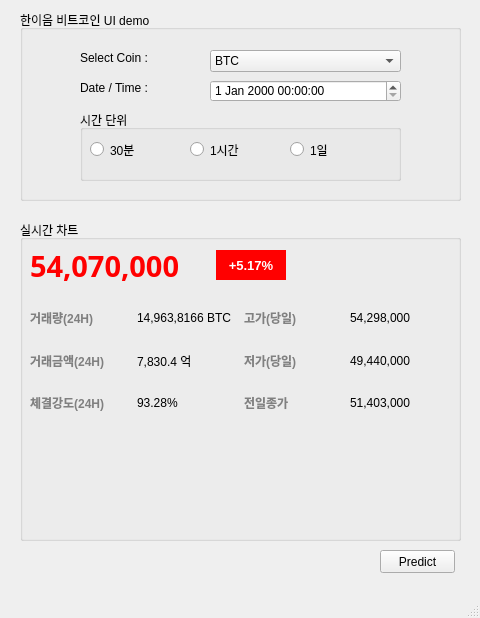
<?xml version="1.0" encoding="UTF-8"?>
<ui version="4.0">
 <class>MainWindow</class>
 <widget class="QMainWindow" name="MainWindow">
  <property name="geometry">
   <rect>
    <x>0</x>
    <y>0</y>
    <width>480</width>
    <height>618</height>
   </rect>
  </property>
  <property name="windowTitle">
   <string>MainWindow</string>
  </property>
  <widget class="QWidget" name="centralwidget">
   <widget class="QGroupBox" name="groupBox">
    <property name="geometry">
     <rect>
      <x>20</x>
      <y>10</y>
      <width>441</width>
      <height>191</height>
     </rect>
    </property>
    <property name="title">
     <string>한이음 비트코인 UI demo</string>
    </property>
    <widget class="QLabel" name="label_SelectCoin">
     <property name="geometry">
      <rect>
       <x>60</x>
       <y>40</y>
       <width>101</width>
       <height>16</height>
      </rect>
     </property>
     <property name="text">
      <string>Select Coin :</string>
     </property>
    </widget>
    <widget class="QLabel" name="label_DateTime">
     <property name="geometry">
      <rect>
       <x>60</x>
       <y>70</y>
       <width>91</width>
       <height>16</height>
      </rect>
     </property>
     <property name="text">
      <string>Date / Time :</string>
     </property>
    </widget>
    <widget class="QDateTimeEdit" name="dateTimeEdit">
     <property name="geometry">
      <rect>
       <x>190</x>
       <y>70</y>
       <width>191</width>
       <height>22</height>
      </rect>
     </property>
    </widget>
    <widget class="QComboBox" name="SelectCoincomboBox">
     <property name="geometry">
      <rect>
       <x>190</x>
       <y>40</y>
       <width>191</width>
       <height>22</height>
      </rect>
     </property>
     <item>
      <property name="text">
       <string>BTC</string>
      </property>
     </item>
     <item>
      <property name="text">
       <string>ETH</string>
      </property>
     </item>
    </widget>
    <widget class="QGroupBox" name="groupBox_UnittoTime">
     <property name="geometry">
      <rect>
       <x>60</x>
       <y>100</y>
       <width>321</width>
       <height>71</height>
      </rect>
     </property>
     <property name="title">
      <string>시간 단위</string>
     </property>
     <widget class="QRadioButton" name="UnitofTime_Button_m">
      <property name="geometry">
       <rect>
        <x>10</x>
        <y>30</y>
        <width>108</width>
        <height>19</height>
       </rect>
      </property>
      <property name="text">
       <string>30분</string>
      </property>
     </widget>
     <widget class="QRadioButton" name="UnitofTime_Button_h">
      <property name="geometry">
       <rect>
        <x>110</x>
        <y>30</y>
        <width>108</width>
        <height>19</height>
       </rect>
      </property>
      <property name="text">
       <string>1시간</string>
      </property>
     </widget>
     <widget class="QRadioButton" name="UnitofTime_Button_d">
      <property name="geometry">
       <rect>
        <x>210</x>
        <y>30</y>
        <width>108</width>
        <height>19</height>
       </rect>
      </property>
      <property name="text">
       <string>1일</string>
      </property>
     </widget>
    </widget>
   </widget>
   <widget class="QGroupBox" name="groupBox_3">
    <property name="geometry">
     <rect>
      <x>20</x>
      <y>220</y>
      <width>441</width>
      <height>321</height>
     </rect>
    </property>
    <property name="title">
     <string>실시간 차트</string>
    </property>
    <widget class="QWidget" name="layoutWidget">
     <property name="geometry">
      <rect>
       <x>10</x>
       <y>20</y>
       <width>421</width>
       <height>51</height>
      </rect>
     </property>
     <layout class="QHBoxLayout" name="horizontalLayout">
      <item>
       <widget class="QLabel" name="Current_Price_Label">
        <property name="minimumSize">
         <size>
          <width>180</width>
          <height>0</height>
         </size>
        </property>
        <property name="maximumSize">
         <size>
          <width>16777215</width>
          <height>100</height>
         </size>
        </property>
        <property name="font">
         <font>
          <family>맑은 고딕</family>
          <pointsize>22</pointsize>
          <weight>75</weight>
          <bold>true</bold>
         </font>
        </property>
        <property name="styleSheet">
         <string notr="true">color:red;</string>
        </property>
        <property name="text">
         <string>54,070,000</string>
        </property>
       </widget>
      </item>
      <item>
       <widget class="QLabel" name="UpDownLate_Label">
        <property name="minimumSize">
         <size>
          <width>70</width>
          <height>30</height>
         </size>
        </property>
        <property name="maximumSize">
         <size>
          <width>70</width>
          <height>30</height>
         </size>
        </property>
        <property name="font">
         <font>
          <pointsize>10</pointsize>
          <weight>75</weight>
          <bold>true</bold>
         </font>
        </property>
        <property name="styleSheet">
         <string notr="true">background-color:red;color:white</string>
        </property>
        <property name="text">
         <string>+5.17%</string>
        </property>
        <property name="alignment">
         <set>Qt::AlignCenter</set>
        </property>
       </widget>
      </item>
      <item>
       <spacer name="horizontalSpacer">
        <property name="orientation">
         <enum>Qt::Horizontal</enum>
        </property>
        <property name="sizeHint" stdset="0">
         <size>
          <width>40</width>
          <height>20</height>
         </size>
        </property>
       </spacer>
      </item>
     </layout>
    </widget>
    <widget class="QWidget" name="layoutWidget_2">
     <property name="geometry">
      <rect>
       <x>10</x>
       <y>80</y>
       <width>421</width>
       <height>121</height>
      </rect>
     </property>
     <layout class="QGridLayout" name="gridLayout">
      <item row="0" column="0">
       <widget class="QLabel" name="label_4">
        <property name="font">
         <font>
          <weight>75</weight>
          <bold>true</bold>
         </font>
        </property>
        <property name="styleSheet">
         <string notr="true">color:gray</string>
        </property>
        <property name="text">
         <string>거래량(24H)</string>
        </property>
       </widget>
      </item>
      <item row="1" column="3">
       <widget class="QLabel" name="Low_Label">
        <property name="text">
         <string>49,440,000</string>
        </property>
       </widget>
      </item>
      <item row="1" column="2">
       <widget class="QLabel" name="label_9">
        <property name="font">
         <font>
          <weight>75</weight>
          <bold>true</bold>
         </font>
        </property>
        <property name="styleSheet">
         <string notr="true">color:gray</string>
        </property>
        <property name="text">
         <string>저가(당일)</string>
        </property>
       </widget>
      </item>
      <item row="1" column="0">
       <widget class="QLabel" name="label_7">
        <property name="font">
         <font>
          <weight>75</weight>
          <bold>true</bold>
         </font>
        </property>
        <property name="styleSheet">
         <string notr="true">color:gray</string>
        </property>
        <property name="text">
         <string>거래금액(24H)</string>
        </property>
       </widget>
      </item>
      <item row="1" column="1">
       <widget class="QLabel" name="Amount_Label">
        <property name="text">
         <string>7,830.4 억</string>
        </property>
       </widget>
      </item>
      <item row="0" column="3">
       <widget class="QLabel" name="High_Label">
        <property name="text">
         <string>54,298,000</string>
        </property>
       </widget>
      </item>
      <item row="0" column="2">
       <widget class="QLabel" name="label_5">
        <property name="font">
         <font>
          <weight>75</weight>
          <bold>true</bold>
         </font>
        </property>
        <property name="styleSheet">
         <string notr="true">color:gray</string>
        </property>
        <property name="text">
         <string>고가(당일)</string>
        </property>
       </widget>
      </item>
      <item row="0" column="1">
       <widget class="QLabel" name="Volume_Label">
        <property name="text">
         <string>14,963,8166 BTC</string>
        </property>
       </widget>
      </item>
      <item row="2" column="0">
       <widget class="QLabel" name="label_12">
        <property name="font">
         <font>
          <weight>75</weight>
          <bold>true</bold>
         </font>
        </property>
        <property name="styleSheet">
         <string notr="true">color:gray</string>
        </property>
        <property name="text">
         <string>체결강도(24H)</string>
        </property>
       </widget>
      </item>
      <item row="2" column="1">
       <widget class="QLabel" name="Strenth_Label">
        <property name="text">
         <string>93.28%</string>
        </property>
       </widget>
      </item>
      <item row="2" column="2">
       <widget class="QLabel" name="label_14">
        <property name="font">
         <font>
          <weight>75</weight>
          <bold>true</bold>
         </font>
        </property>
        <property name="styleSheet">
         <string notr="true">color:gray</string>
        </property>
        <property name="text">
         <string>전일종가</string>
        </property>
       </widget>
      </item>
      <item row="2" column="3">
       <widget class="QLabel" name="Previous_Close_Label">
        <property name="text">
         <string>51,403,000</string>
        </property>
       </widget>
      </item>
     </layout>
    </widget>
    <widget class="QWidget" name="priceChart" native="true">
     <property name="geometry">
      <rect>
       <x>-1</x>
       <y>219</y>
       <width>441</width>
       <height>101</height>
      </rect>
     </property>
    </widget>
   </widget>
   <widget class="QPushButton" name="button_Predict">
    <property name="geometry">
     <rect>
      <x>380</x>
      <y>550</y>
      <width>75</width>
      <height>23</height>
     </rect>
    </property>
    <property name="text">
     <string>Predict</string>
    </property>
   </widget>
  </widget>
  <widget class="QMenuBar" name="menubar">
   <property name="geometry">
    <rect>
     <x>0</x>
     <y>0</y>
     <width>480</width>
     <height>21</height>
    </rect>
   </property>
  </widget>
  <widget class="QStatusBar" name="statusbar"/>
 </widget>
 <resources/>
 <connections/>
</ui>
